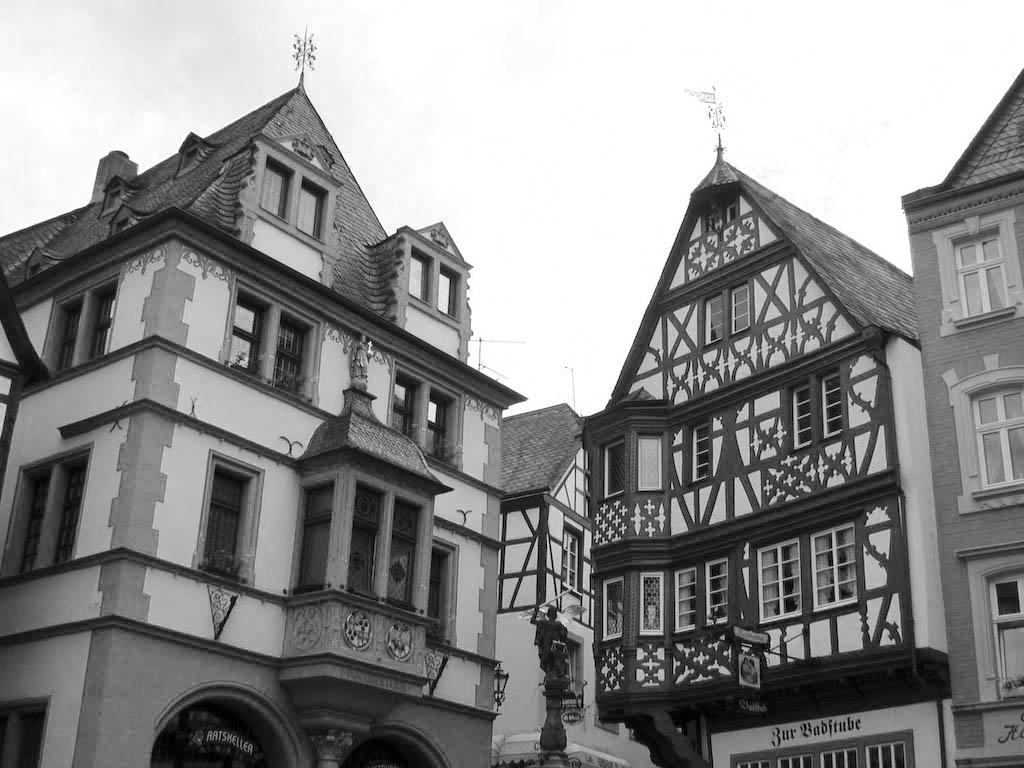
#> input picture Demo/HistogramEq_SpatialFiltering/germanOtsuWiki.jpg, 1024 x 768 px
$ jupyter execute OtsuDemo.ipynb   (shell and % lines are left out)
#> lines starting #> are read from the running program, lines starting #| are printed output that depends on the picture; after the words box and inside, x2 and y2 are one past the last pixel; in counts of white or black regions, pixels touching at a corner belong together
# Otsu thresholding.
Joshua Stough
DIP

Short example demonstrating Otsu's method for image foreground
background thresholding. Simply put, the goal is to choose the
threshold that maximizes the between class variance.
Ref: Gonzalez/Woods, DIP. Section 10.3
[Wiki](https://en.wikipedia.org/wiki/Otsu%27s_method)

[cell 1]
import matplotlib.pyplot as plt
import numpy as np

[cell 2]
#I = plt.imread('rice.png') #Popular example image
I = plt.imread('germanOtsuWiki.jpg') #Wiki example
#> I is the input picture: shape (768, 1024); min 0, max 255, mean 141.3
#I = plt.imread('underExposed.jpg')


#If it's a multi-channel image, try to get it in [0,255]
if (len(I.shape) > 2):
    Ig = 0.2989 * I[..., 0] + 0.5870 * I[..., 1] + 0.1140 * I[..., 2]
    I = Ig

    I = I/I.ravel().max()
    I = 255*I
    I = np.round(I)
    I[I>255] = 255
    I = I.copy().astype('uint8')

[cell 3]
plt.figure()
plt.imshow(I, cmap='gray')

[cell 4]
#Using the nomenclature of the book:
hist, bins = np.histogram(I.ravel(), np.arange(257))
#> hist = 256 values, max 129724 at index 255, min 73 at index 219, mean 3072; bins = 257 values from 0 to 256

p = hist/sum(hist)  #probability density, 10-48
#> p = 256 values, max 0.165 at index 255, min 9.28e-05 at index 219, mean 0.00391
P_1 = np.cumsum(p)    #cumulative sum 10-49
#> P_1 = 256 values from 0.00076 to 1

#intermediate, intensity times prob, i*p_i
ip = np.multiply(bins[:-1], p)
#> ip = 256 values, max 42.06 at index 255, min 0 at index 0, mean 0.552

#m(k), the cumulative mean up to k, for all k. 10-53
mk = np.cumsum(ip)
#> mk = 256 values from 0 to 141.3

#m_G, global mean intensity, 10-54
#should be equivalent to I.ravel().mean()
m_G = ip.sum()
#> m_G = 141.3

#We're going to compute the between class variance
#as a function of every possible threshold value.
numerator = np.square(m_G*P_1 - mk)
#> numerator = 256 values, max 1315.3 at index 141, min 7.27e-27 at index 255, mean 824.5
denom = np.multiply(P_1, 1.0 - P_1)
#> denom = 256 values, max 0.25 at index 129, min -2.22e-16 at index 255, mean 0.184

#This would possibly allow division by zero.
#sig_B = np.divide(numerator, denom)
#so

sig_B = np.zeros(len(mk))
#> sig_B = 256 values from 0 to 0
eps = np.finfo(float).eps #pretty much zero
#10-62
sig_B[denom > eps] = np.divide(numerator[denom>eps], denom[denom>eps])


#Get the max
opt = np.argmax(sig_B)
#> opt = 152

f, ax = plt.subplots(1,4, figsize=(15,3))

ax[0].imshow(I, cmap = 'gray')
ax[0].set_title('Original Image')

ax[1].bar(bins[:-1], hist)
ax[1].set_title('Image Histogram')

ax[2].plot(bins[:-1], sig_B)
ax[2].set_title('Inter-Class Variance')

F = I>opt #Which pixels are above the threshold.
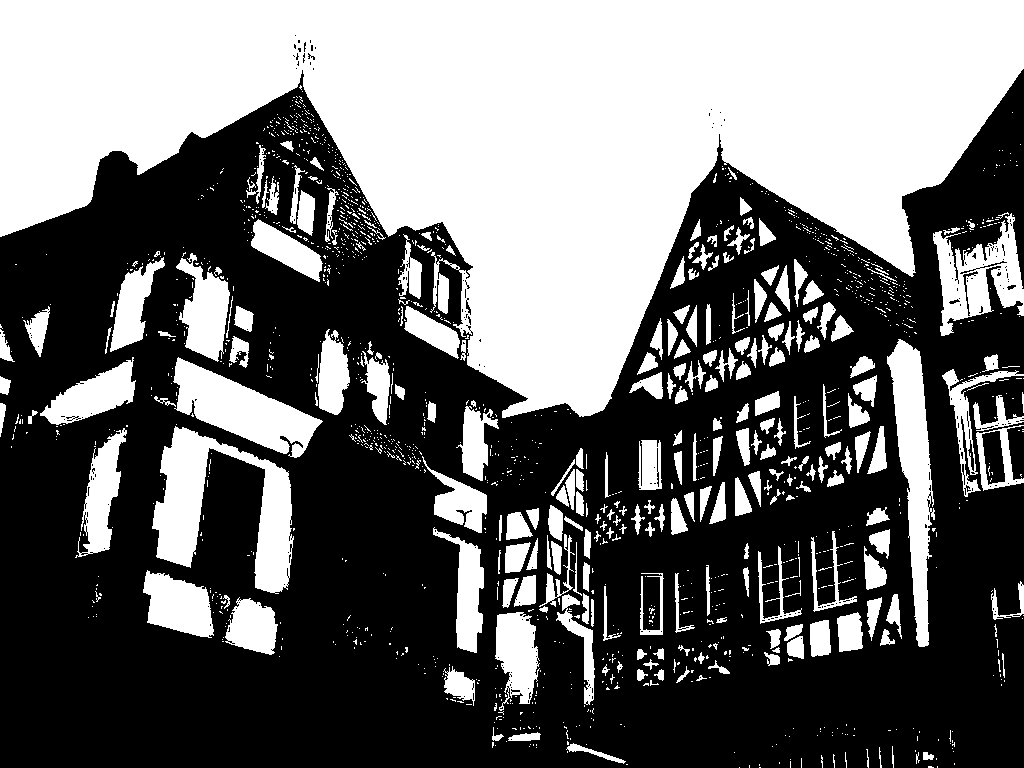
#> F: shape (768, 1024) bool; 42.4% white; 1572 white regions (1313 under 20 px), largest, box (x1, y1, x2, y2) and area: (0, 0, 1024, 418) 225751, (152, 426, 294, 594) 9845, (887, 339, 935, 647) 6932
ax[3].imshow(F.astype(float))
ax[3].set_title('Threshold=%d' % opt)


#Compute the separability, eta. 10-61
sig_G = np.multiply(np.square(bins[:-1]-m_G), p).sum()  #10-58
#> sig_G = 6812.7
etaOpt = sig_B[opt]/sig_G   #10-61
#> etaOpt = 0.782


#Image with just foreground.
If = I.copy()
If[~F] = 0
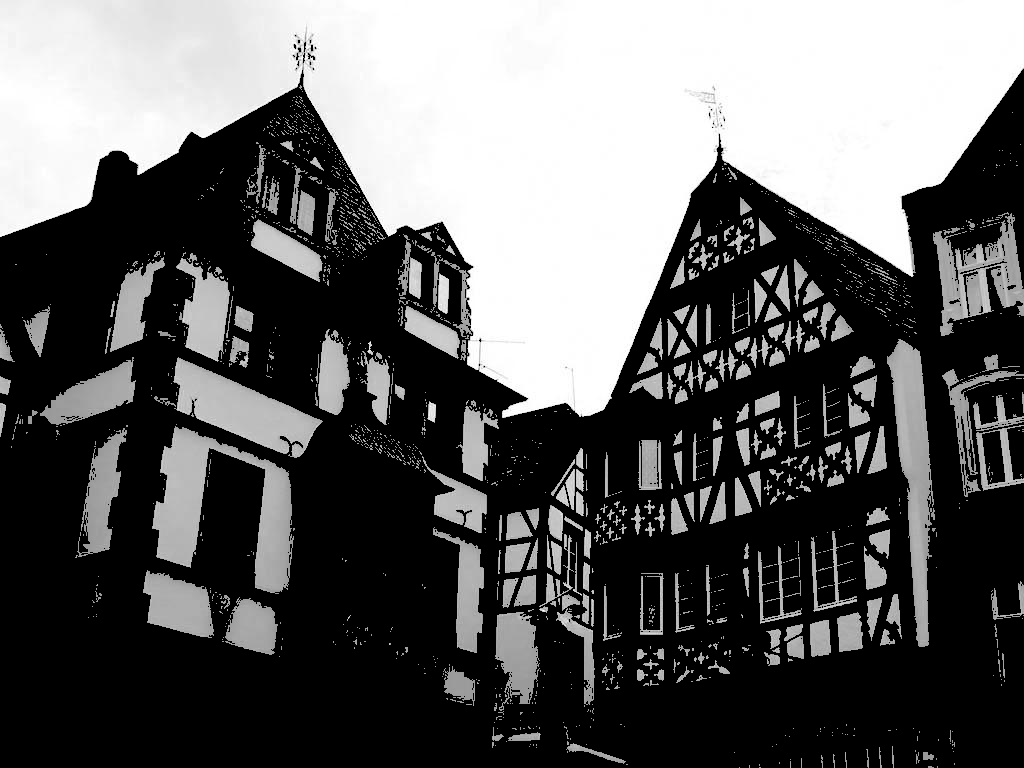
#> If: shape (768, 1024); min 0, max 255, mean 96.1

f, ax2 = plt.subplots(1,2, figsize=(10,5), sharex=True, sharey=True)
ax2[0].imshow(I, cmap = 'gray')
ax2[0].set_title('Original Image')

ax2[1].imshow(If, cmap = 'gray')
ax2[1].set_title('Foreground Image\nSeparability %5.3f' % etaOpt)
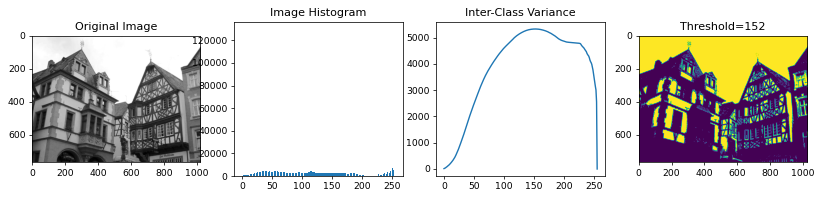
#> figure drawn by matplotlib, 4 panels; panel 2: tallest bar 129724 high, from x = 254.6 to 255.4; panel 3: curve peaks at x = 152, y = 5326.4
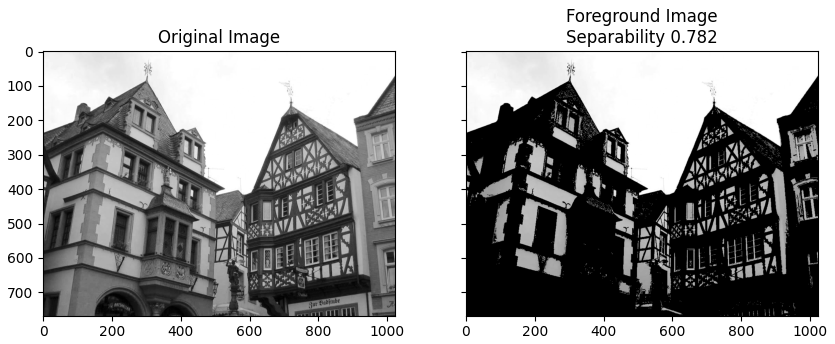
#> figure drawn by matplotlib, 2 panels

$ run again, with Demo/IntensityTransforms/underExposed.jpg copied over Demo/HistogramEq_SpatialFiltering/germanOtsuWiki.jpg
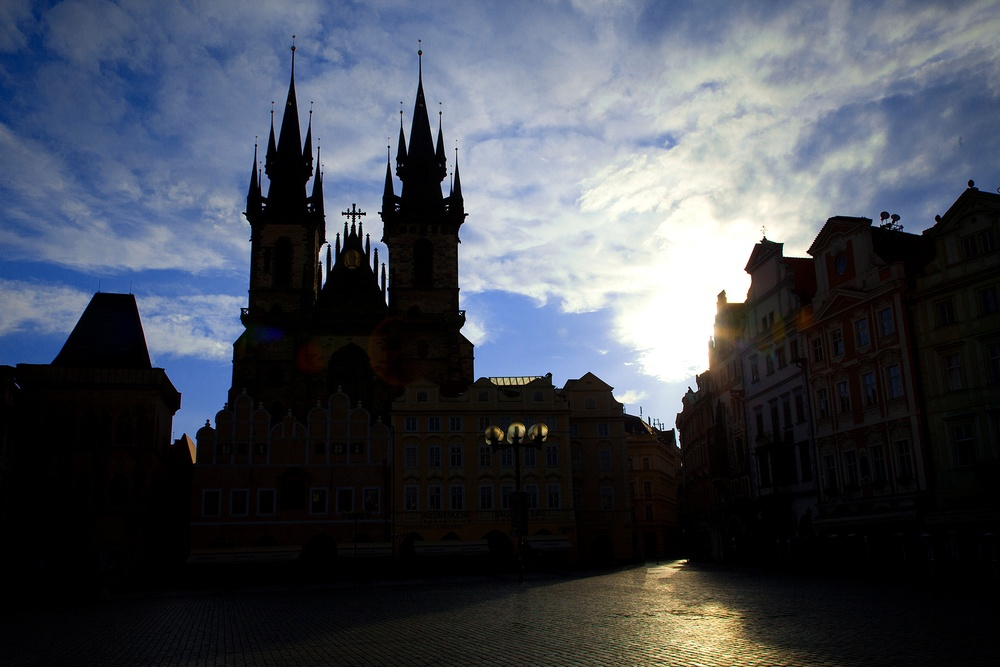
#> input picture Demo/IntensityTransforms/underExposed.jpg, 1000 x 667 px, shrunk from 1800 x 1200 before the run
#> I is the input picture: shape (667, 1000, 3); mean R, G, B 67.6, 72.6, 82.3
#> hist = 256 values, max 75701 at index 0, min 433 at index 246, mean 2605.5; bins = 257 values from 0 to 256
#> p = 256 values, max 0.113 at index 0, min 0.000649 at index 246, mean 0.00391
#> P_1 = 256 values from 0.113 to 1
#> ip = 256 values, max 3.51 at index 255, min 0 at index 0, mean 0.282
#> mk = 256 values from 0 to 72.19
#> m_G = 72.19
#> numerator = 256 values, max 1205.5 at index 72, min 3.23e-27 at index 255, mean 682
#> denom = 256 values, max 0.25 at index 24, min -6.66e-16 at index 255, mean 0.165
#> sig_B = 256 values from 0 to 0
#> opt = 85
#> `F = I>opt`:
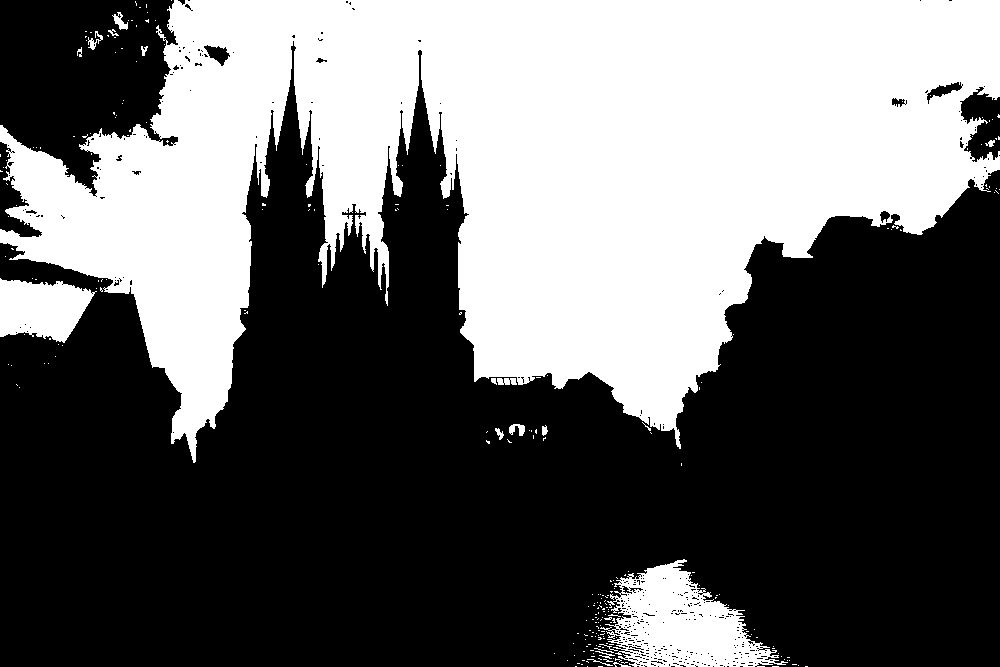
#> F: shape (667, 1000) bool; 40.6% white; 250 white regions (231 under 20 px), largest, box (x1, y1, x2, y2) and area: (0, 0, 1000, 463) 254490, (600, 559, 788, 667) 10443, (0, 278, 97, 343) 4429
#> sig_G = 6109.2
#> etaOpt = 0.808
#> `[cell 4] #Using the nomenclature of the book: hist, bins = np.histogra..`:
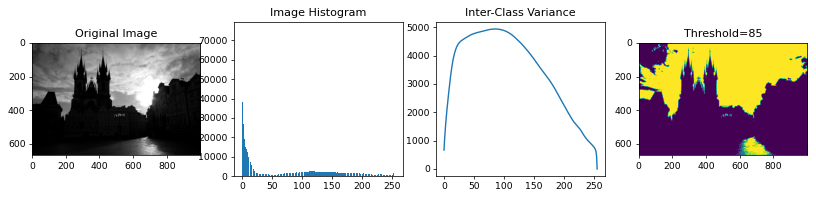
#> figure drawn by matplotlib, 4 panels; panel 2: tallest bar 75701 high, from x = -0.4 to 0.4; panel 3: curve peaks at x = 85, y = 4934.6

$ run again, with Demo/HistogramEq_SpatialFiltering/canyon.jpg copied over Demo/HistogramEq_SpatialFiltering/germanOtsuWiki.jpg
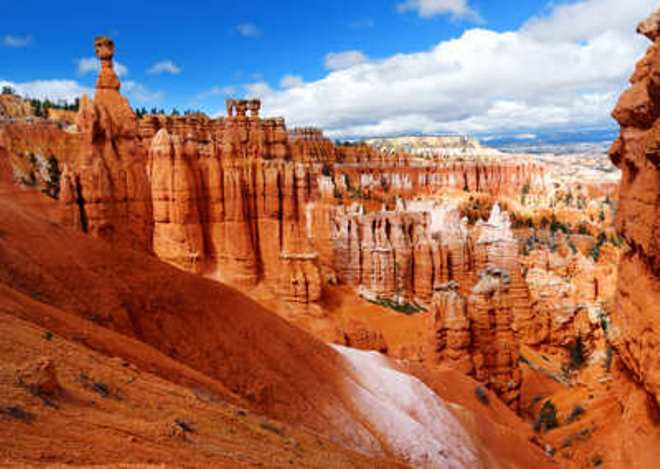
#> input picture Demo/HistogramEq_SpatialFiltering/canyon.jpg, 660 x 469 px
#> I is the input picture: shape (469, 660, 3); mean R, G, B 158.2, 110, 96.4
#> hist = 256 values, max 3685 at index 89, min 0 at index 0, mean 1209.1; bins = 257 values from 0 to 256
#> p = 256 values, max 0.0119 at index 89, min 0 at index 0, mean 0.00391
#> P_1 = 256 values from 0 to 1
#> ip = 256 values, max 1.06 at index 89, min 0 at index 0, mean 0.48
#> mk = 256 values from 0 to 122.9
#> m_G = 122.9
#> numerator = 256 values, max 488.5 at index 122, min 0 at index 0, mean 196.3
#> denom = 256 values, max 0.25 at index 112, min -2.22e-16 at index 255, mean 0.12
#> sig_B = 256 values from 0 to 0
#> opt = 143
#> `F = I>opt`:
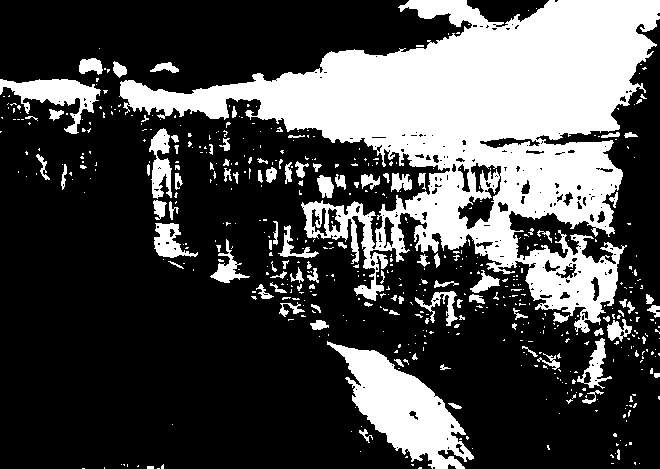
#> F: shape (469, 660) bool; 29.3% white; 559 white regions (453 under 20 px), largest, box (x1, y1, x2, y2) and area: (119, 0, 660, 333) 68251, (327, 341, 474, 469) 7799, (0, 79, 101, 134) 2100
#> sig_G = 2975.4
#> etaOpt = 0.702
#> `[cell 4] #Using the nomenclature of the book: hist, bins = np.histogra..`:
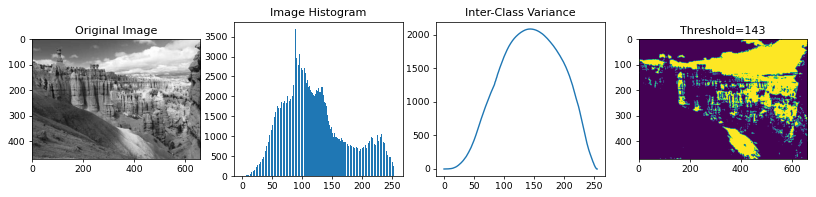
#> figure drawn by matplotlib, 4 panels; panel 2: tallest bar 3685 high, from x = 88.6 to 89.4; panel 3: curve peaks at x = 143, y = 2088.8

$ run again, with Demo/HistogramEq_SpatialFiltering/roadforest.jpg copied over Demo/HistogramEq_SpatialFiltering/germanOtsuWiki.jpg
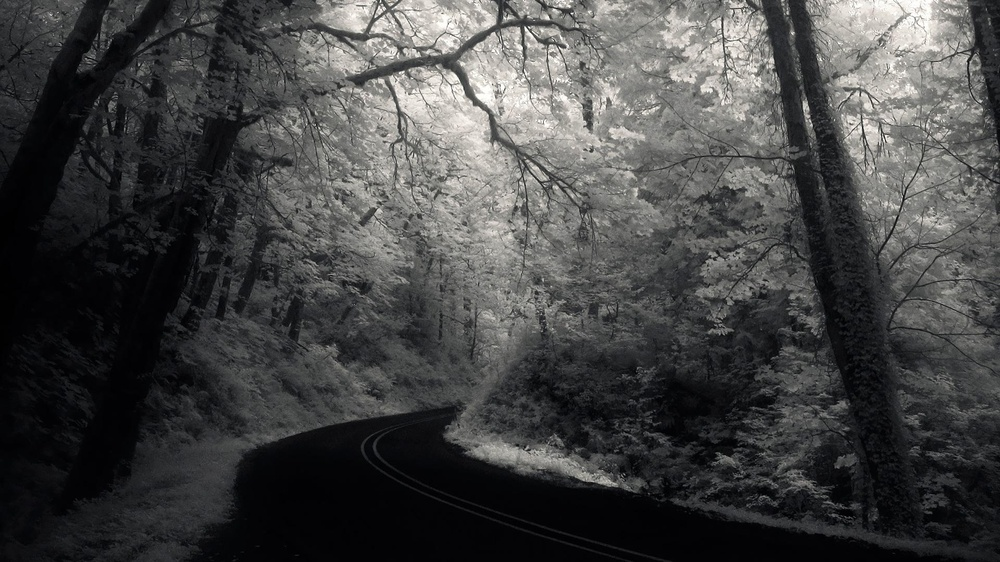
#> input picture Demo/HistogramEq_SpatialFiltering/roadforest.jpg, 1000 x 562 px, shrunk from 1920 x 1080 before the run
#> I is the input picture: shape (562, 1000, 3); mean R, G, B 68, 68.3, 68.1
#> hist = 256 values, max 29984 at index 3, min 131 at index 248, mean 2195.3; bins = 257 values from 0 to 256
#> p = 256 values, max 0.0534 at index 3, min 0.000233 at index 248, mean 0.00391
#> P_1 = 256 values from 0.00102 to 1
#> ip = 256 values, max 0.412 at index 127, min 0 at index 0, mean 0.266
#> mk = 256 values from 0 to 68.18
#> m_G = 68.18
#> numerator = 256 values, max 592.4 at index 68, min 3.23e-27 at index 255, mean 256.6
#> denom = 256 values, max 0.25 at index 52, min -8.88e-16 at index 255, mean 0.127
#> sig_B = 256 values from 0 to 0
#> opt = 88
#> `F = I>opt`:
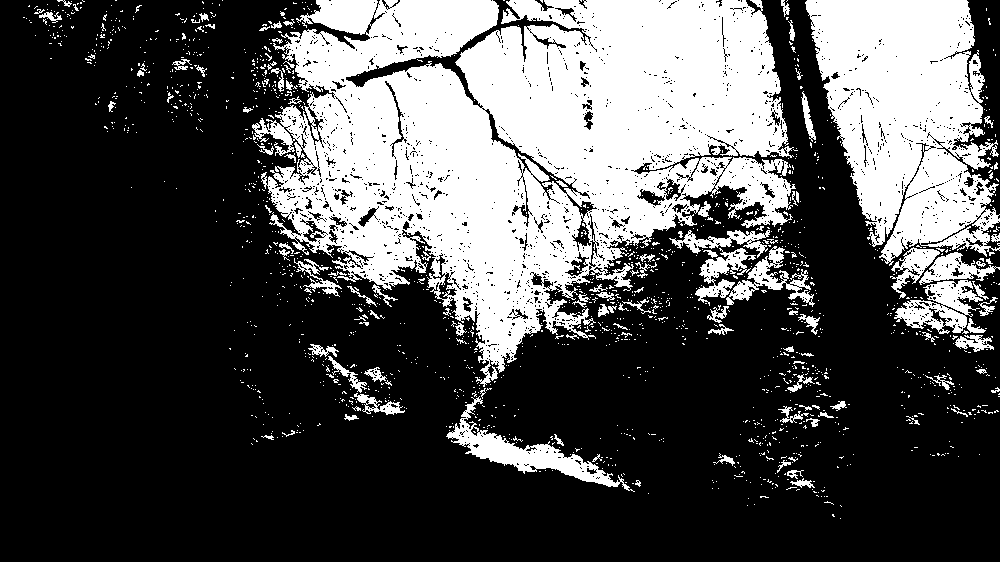
#> F: shape (562, 1000) bool; 31.3% white; 1606 white regions (1494 under 20 px), largest, box (x1, y1, x2, y2) and area: (252, 0, 796, 387) 119137, (805, 0, 1000, 266) 33802, (446, 396, 635, 492) 3606
#> sig_G = 3509.2
#> etaOpt = 0.727
#> `[cell 4] #Using the nomenclature of the book: hist, bins = np.histogra..`:
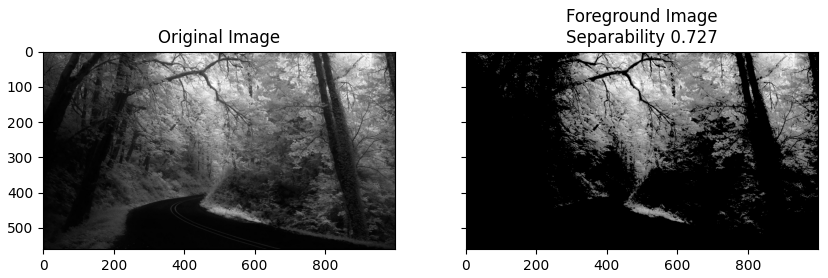
#> figure drawn by matplotlib, 2 panels
